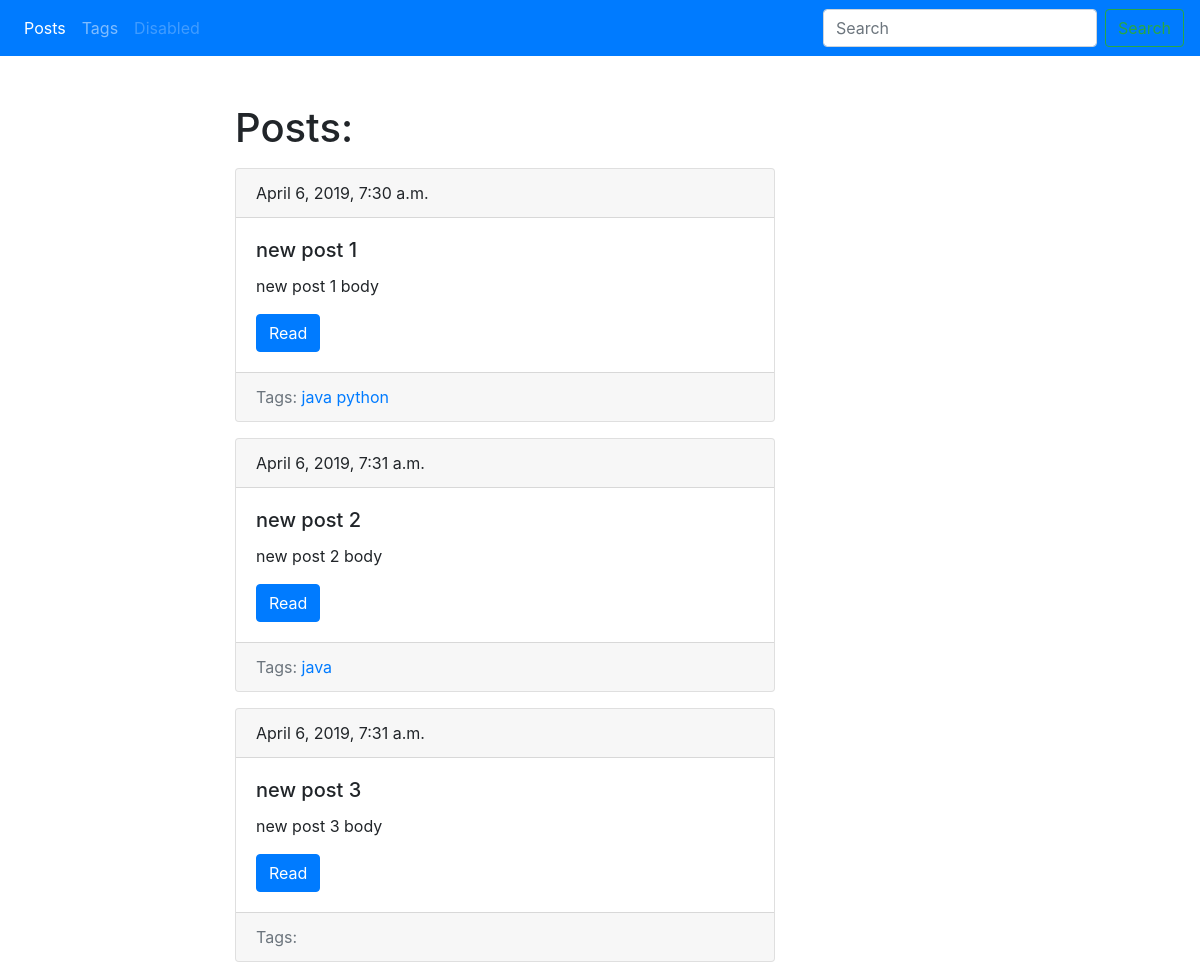
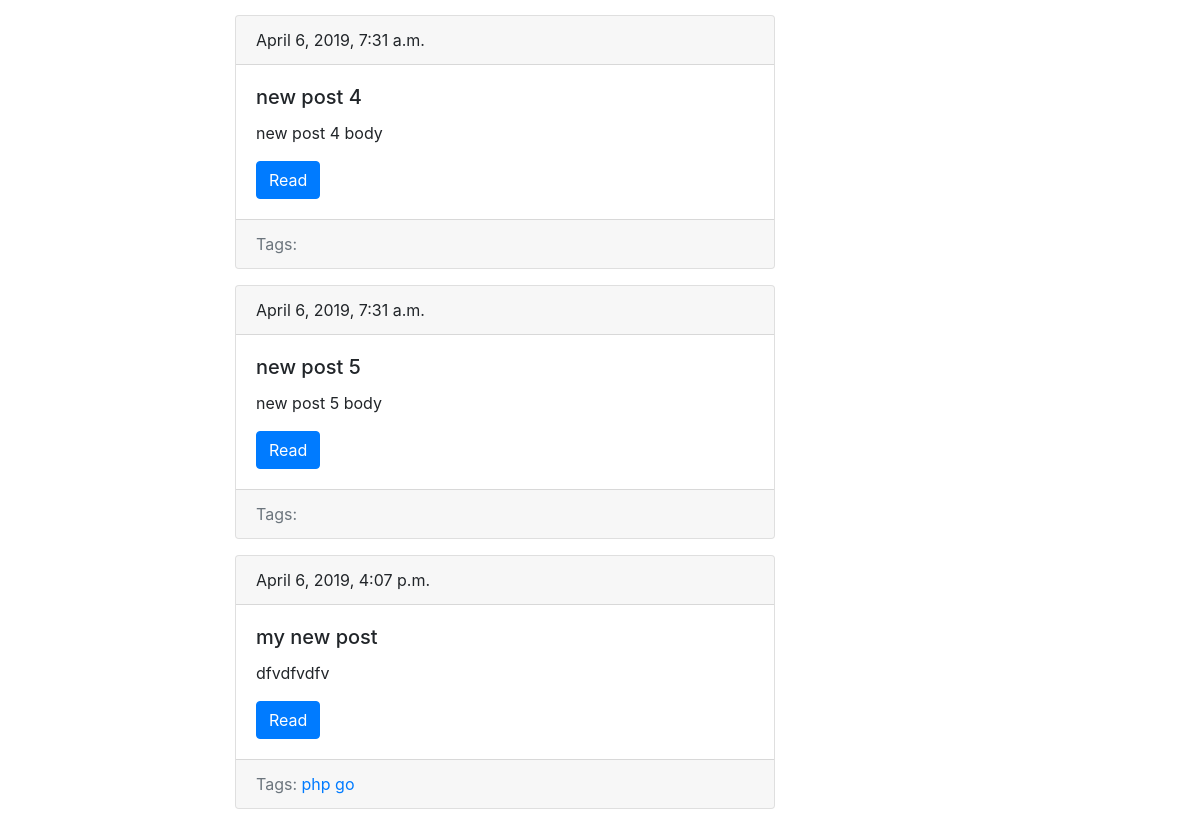
Screenshot of /blog/ with the database file from the repository (2 pictures, top to bottom).
### blog/models.py (models this page shows, shortened)
class Post(models.Model):
    title = models.CharField(max_length=150, db_index=True)
    slug = models.SlugField(max_length=150, blank=True, unique=True)
    body = models.TextField(blank=True, db_index=True)
    tags = models.ManyToManyField('Tag', blank=True, related_name='posts')
    date_pub = models.DateTimeField(auto_now_add=True)
    def get_absolute_url(self):
        return reverse('post_detail_url', kwargs={'slug': self.slug})

class Tag(models.Model):
    title = models.CharField(max_length=50)
    slug = models.CharField(max_length=50, unique=True)
    def get_absolute_url(self):
        return reverse('tag_detail_url', kwargs={'slug': self.slug})

### blog/views.py (the view)
# urls.py: path('', posts_list, name='posts_list_url'),
def posts_list(request):
    posts = Post.objects.all()
    return render(request, 'blog/index.html', context={'posts': posts})

### blog/templates/blog/index.html (shortened to what this page needs)
{% extends 'blog/base_blog.html' %}
{% block content %}
  <h1 class="mb-3">Posts:</h1>
  {% for post in posts %}
      {% include 'blog/includes/post_card_template.html' %}
  {% endfor %}
{% endblock %}

### blog/templates/blog/includes/post_card_template.html
<div class="card mb-3">
    <div class="card-header">
        {{ post.date_pub }}
    </div>
    <div class="card-body">
        <h5 class="card-title"> {{ post.title }} </h5>
        <p class="card-text"> {{ post.body|truncatewords:15 }} </p>
        <a href="{{ post.get_absolute_url }}" class="btn btn-primary">Read</a>
    </div>
    <div class="card-footer text-muted">
        Tags:
        {% for tag in post.tags.all %}
            <a href="{{ tag.get_absolute_url }}">{{ tag.title }}</a>
        {% endfor %}
    </div>
</div>

### rows the page displays
Post: date_pub "April 6, 2019, 7:30 a.m.", title "new post 1", body "new post 1 body"
Tag: title "java"
Tag: title "python"
Post: date_pub "April 6, 2019, 7:31 a.m.", title "new post 2", body "new post 2 body"
Post: date_pub "April 6, 2019, 7:31 a.m.", title "new post 3", body "new post 3 body"
Post: date_pub "April 6, 2019, 7:31 a.m.", title "new post 4", body "new post 4 body"
Post: date_pub "April 6, 2019, 7:31 a.m.", title "new post 5", body "new post 5 body"
Post: date_pub "April 6, 2019, 4:07 p.m.", title "my new post", body "dfvdfvdfv"
Tag: title "php"
Tag: title "go"
